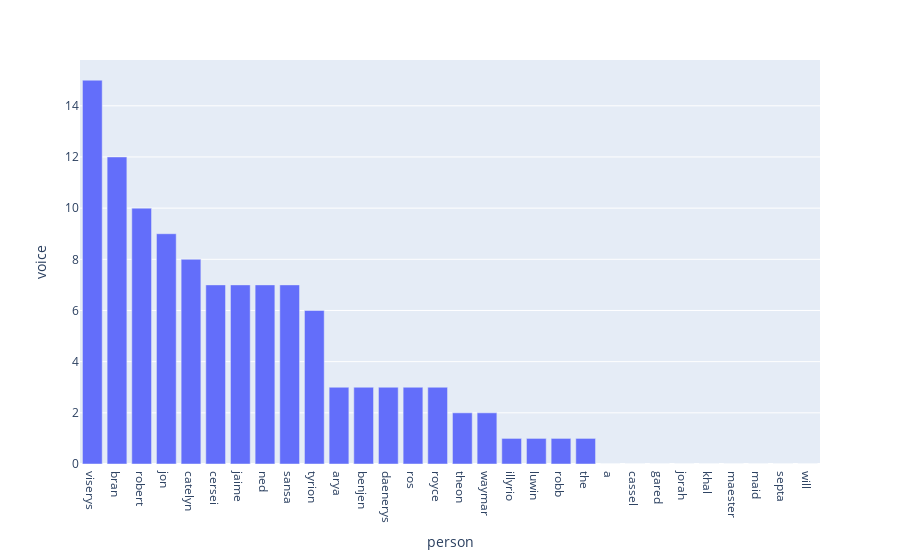

The notebook cell this image was saved under:
### Code cell
df['voice'] = df['ques']+df['exc']
df2 = df.groupby(['person'])['voice'].sum().reset_index()

fig = px.bar(df2,
             x="person",
             y="voice")
fig.update_layout(xaxis={'categoryorder':'total descending'})

### Figure 1 — Plotly figure (JSON) as saved in the notebook; plotly's stock layout.template omitted (floating-point values rounded to 4 significant figures)
{"data": [{"alignmentgroup": "True", "hovertemplate": "person=%{x}<br>voice=%{y}<extra></extra>", "legendgroup": "", "marker": {"color": "#636efa"}, "name": "", "offsetgroup": "", "orientation": "v", "showlegend": false, "textposition": "auto", "type": "bar", "x": ["a", "arya", "benjen", "bran", "cassel", "catelyn", "cersei", "daenerys", "gared", "illyrio", "jaime", "jon", "jorah", "khal", "luwin", "maester", "maid", "ned", "robb", "robert", "ros", "royce", "sansa", "septa", "the", "theon", "tyrion", "viserys", "waymar", "will"], "xaxis": "x", "y": [0, 3, 3, 12, 0, 8, 7, 3, 0, 1, 7, 9, 0, 0, 1, 0, 0, 7, 1, 10, 3, 3, 7, 0, 1, 2, 6, 15, 2, 0], "yaxis": "y"}], "layout": {"barmode": "relative", "legend": {"tracegroupgap": 0}, "margin": {"t": 60}, "xaxis": {"anchor": "y", "categoryorder": "total descending", "domain": [0, 1], "title": {"text": "person"}}, "yaxis": {"anchor": "x", "domain": [0, 1], "title": {"text": "voice"}}}}
